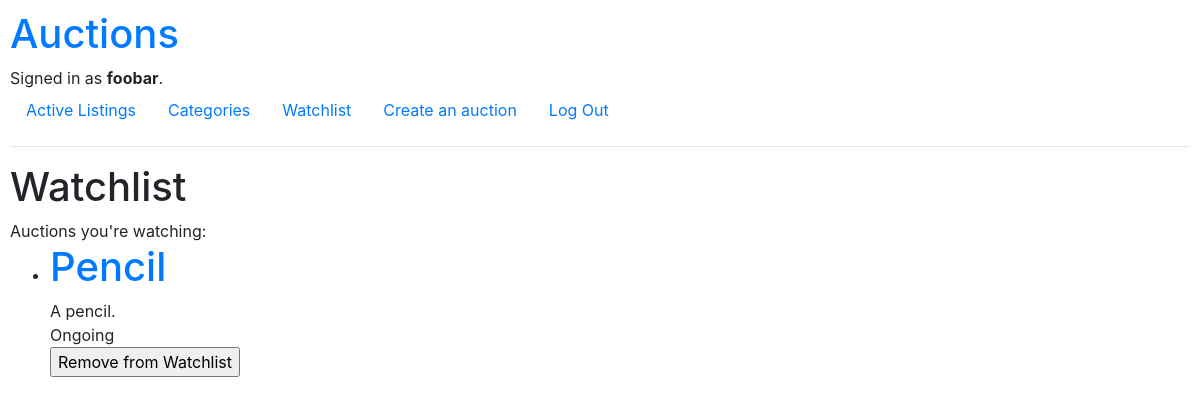
Screenshot of /watchlist (signed in) with the database file from the repository.
### auctions/models.py (models this page shows)
class User(AbstractUser):
  watchlist = ms.ManyToManyField(Auction)

class Auction(ms.Model):
  class Category(ms.TextChoices):
    other = "OT", "Other"
    electronics = "EL", "Electronics"
    fashion = "FA", "Fashion"
    art = "AR", "Art"
  title = ms.CharField(max_length=64)
  description = ms.CharField(max_length=2048)
  date = ms.DateTimeField()
  holder = ms.ForeignKey(
    "User", on_delete=ms.CASCADE, related_name="user_auctions"
  )
  starting_bid = ms.FloatField()
  picture_url = ms.URLField(max_length=128)
  category = ms.CharField(
    max_length=2,
    choices=Category.choices,
    default=Category.other,
  )
  taken_bid = ms.ForeignKey("Bid", on_delete=ms.CASCADE, related_name="sold_auction", null=True, blank=True)

### auctions/views.py (the view, shortened to what this page needs)
# urls.py: path("watchlist", views.watchlist, name="watchlist"),
def watchlist(request):
  if not request.user.is_authenticated:
    return HttpResponseRedirect(reverse("login"))
  watched_auctions = request.user.watchlist.all()
  return render(request, "auctions/watchlist.html", {
    "watched_auctions": watched_auctions,
  })

### auctions/templates/auctions/watchlist.html (shortened to what this page needs)
{% extends "auctions/layout.html" %} {% block body %}
<h1>Watchlist</h1>
<div>Auctions you're watching:</div>
<ul>
  {% for auction in watched_auctions %}
  <li>
    <h1><a href="auction/{{ auction.title }}">{{ auction.title }}</a></h1>
    <div>{{ auction.description }}</div>
    {% if not auction.taken_bid %}
      <div>Ongoing</div>
    {% else %}
      <div>Sold</div>
    {% endif %}
    <form action="" method="post">
      <input
        type="submit"
        name="remove_from_wathclist"
        value="Remove from Watchlist"
      />
    </form>
  </li>
  {% empty %}
  <div>No watched auctions.</div>
  {% endfor %}
</ul>
{% endblock %}

### auctions/templates/auctions/layout.html (shortened to what this page needs)
{% load static %}
<!DOCTYPE html>
<html lang="en">
  <head>
    <link
      rel="stylesheet"
      href="https://stackpath.bootstrapcdn.com/bootstrap/4.4.1/css/bootstrap.min.css"
    />
    <link href="{% static 'auctions/styles.css' %}" rel="stylesheet" />
  </head>
  <body>
    <a href="{% url 'index' %}"><h1>Auctions</h1></a>
    <div>
      {% if user.is_authenticated %} Signed in as
      <strong>{{ user.username }}</strong>. {% else %} Not signed in. {% endif %}
    </div>
    <ul class="nav">
      <li class="nav-item">
        <a class="nav-link" href="{% url 'index' %}">Active Listings</a>
      </li>
      <li class="nav-item">
        <a class="nav-link" href="{% url 'categories' %}">Categories</a>
      </li>
      {% if user.is_authenticated %}
      <li class="nav-item">
        <a class="nav-link" href="{% url 'watchlist' %}">Watchlist</a>
      </li>
      <li class="nav-item">
        <a class="nav-link" href="{% url 'new_auction' %}">Create an auction</a>
      </li>
      {% endif %} {% if user.is_authenticated %}
      <li class="nav-item">
        <a class="nav-link" href="{% url 'logout' %}">Log Out</a>
      </li>
      {% endif %}
    </ul>
    <hr />
    {% block body %} {% endblock %}
  </body>
</html>

### auctions/static/auctions/styles.css (style rules this page uses)
body { padding: 10px; }

### rows the page displays
User: username "foobar"
Auction: title "Pencil", description "A pencil.", shows "Ongoing"
